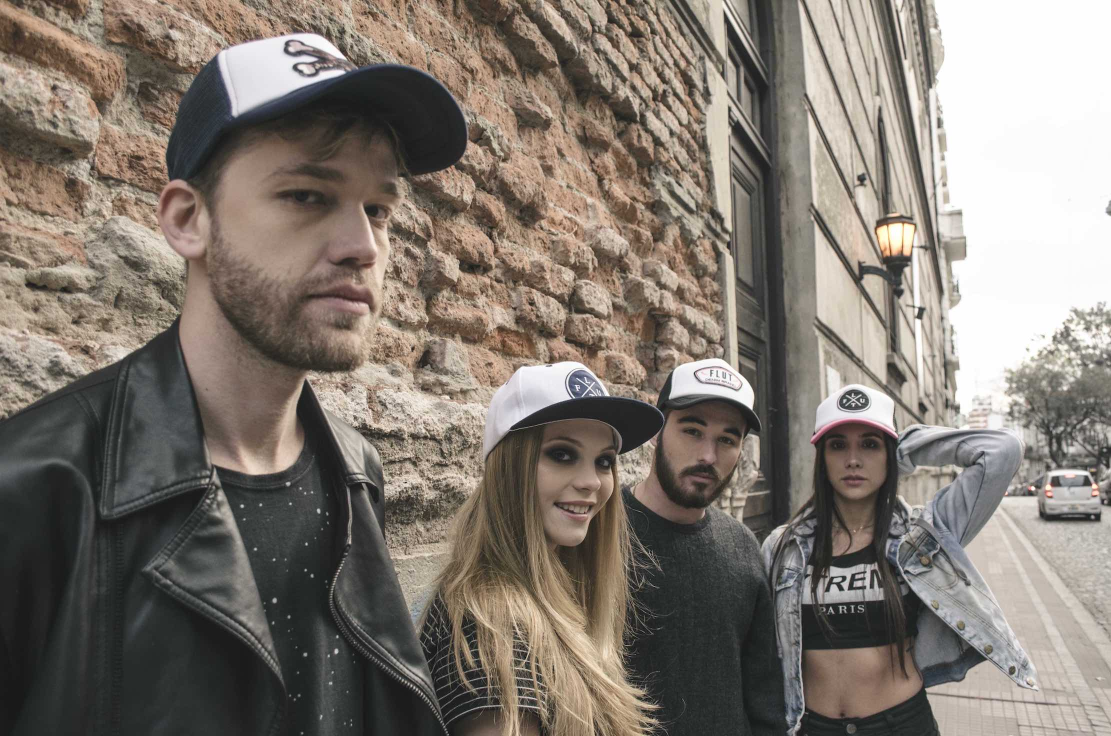
#> input picture OpenCV/content/1.jpg, 2222 x 1472 px, given in place of test.png, which was not available (shown at 1/2 size)
$ jupyter execute --allow-errors 'упражнение 12.ipynb'   (shell and % lines are left out)   (Python 2 division)   (text cells are left out)
#> lines starting #> are read from the running program, lines starting #| are printed output that depends on the picture; after the words box and inside, x2 and y2 are one past the last pixel; in counts of white or black regions, pixels touching at a corner belong together; long printed decimals are rounded; pictures that were not available may be replaced by others from this repository, and a replacement may not be noted
[cell 1]
import cv2
import numpy as np
from matplotlib import pyplot as plt
import matplotlib.image as mpimg
import matplotlib as mpl
from PIL import Image
mpl.rcParams['figure.dpi'] = 200

[cell 2]
img = cv2.imread('week6_pictures/test.png')
#> img is the input picture: shape (1472, 2222, 3); mean B, G, R 112.6, 120.8, 129
plt.axis('off')
plt.imshow(cv2.cvtColor(img, cv2.COLOR_BGR2RGB))

[cell 3]
img1 = cv2.cvtColor(img,cv2.COLOR_BGR2GRAY)
img1 = np.float32(img1)

[cell 4]
dst = cv2.cornerHarris(img1,10,3,0.04)
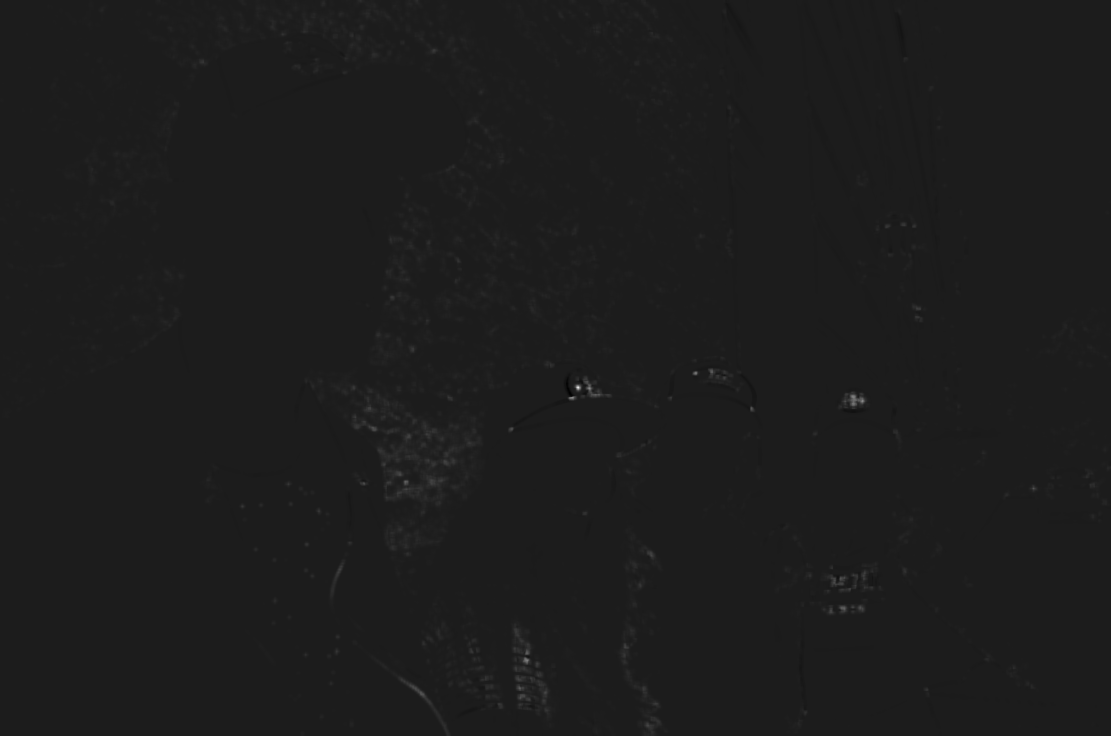
#> dst: shape (1472, 2222) float32 (shown at 1/2 size); min -2657156.5, max 21458788, mean 53452; drawn with min black and max white
plt.axis('off')
plt.imshow(dst, cmap='gray')

[cell 5]
dst = cv2.dilate(dst,None)
plt.axis('off')
plt.imshow(dst, cmap='gray')

[cell 6]
threshold = 0.01*dst.max()
#> threshold = 214587.9
img[dst>threshold]=[255,0,0]
#> img: shape (1472, 2222, 3); 8.79% of pixels changed, all inside (x1, y1, x2, y2) = (1, 0, 2222, 1472)
#[255,0,0] - области углов выделятся синим, [0,255,0] - зелёным, [0,0,255] - красным,
#[0,0,0] - чёрным, [255,255,255] - белым
plt.axis('off')
plt.imshow(img, cmap='gray')

[cell 7]
img = cv2.imread('week6_pictures/test.png')
gray = cv2.cvtColor(img,cv2.COLOR_BGR2GRAY)

[cell 8]
corners = cv2.goodFeaturesToTrack(gray, 6, 0.01, 5)
#> corners = [[813, 964], [746, 857], [1159, 776], [1722, 798], [1155, 773], [1179, 789]]
corners = np.int0(corners) # преобразуем в целые
for i in corners:
    x, y = i.ravel() # определяем координаты угла
    cv2.circle(img, (x, y), 5, [0,0,0], -1) # рисуем круг на исходном изображении, в указанном месте,
#> this loop made 6 passes
#> img: shape (1472, 2222, 3); 0.01% of pixels changed, all inside (x1, y1, x2, y2) = (741, 768, 1728, 970)
                                        # указанного радиуса (5), цвета с заливкой (-1)
plt.axis('off')
plt.imshow(cv2.cvtColor(img, cv2.COLOR_BGR2RGB))

[cell 9]
mpl.rcParams['figure.dpi'] = 100

[cell 10]
img = cv2.imread("week6_pictures/road.jpeg")
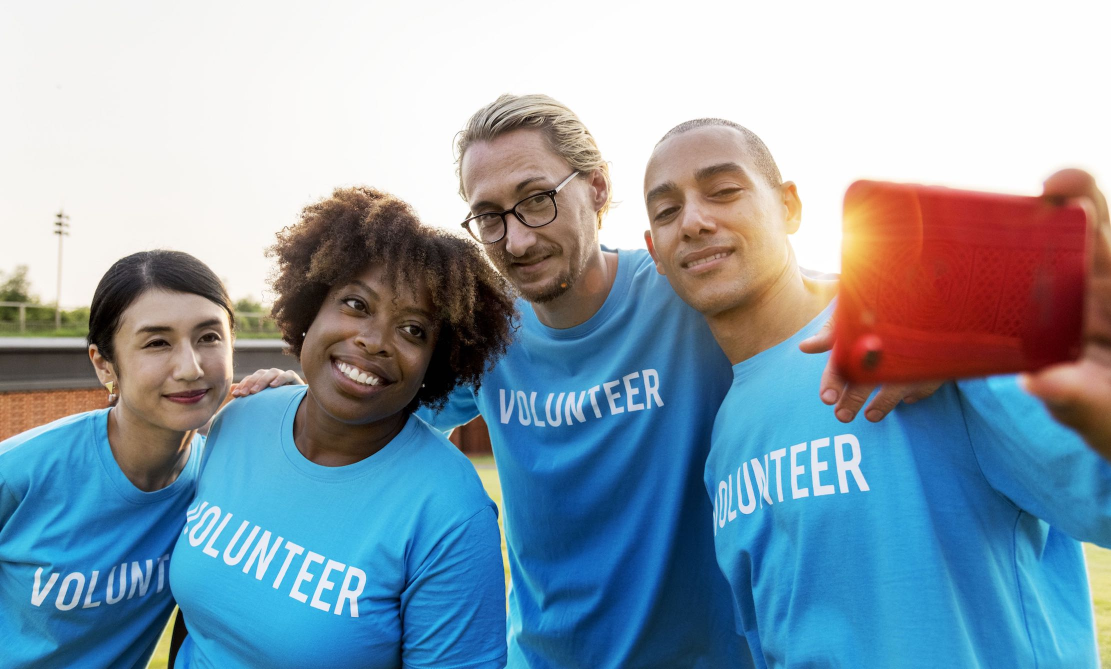
#> input picture OpenCV/content/10.jpg, 2222 x 1338 px, given in place of road.jpeg, which was not available (shown at 1/2 size)
#> img is the input picture: shape (1338, 2222, 3); mean B, G, R 172.3, 157.2, 137
plt.axis('off')
plt.imshow(cv2.cvtColor(img, cv2.COLOR_BGR2RGB))

[cell 11]
gray = cv2.cvtColor(img, cv2.COLOR_BGR2GRAY)

[cell 12]
edges = cv2.Canny(gray, 150, 300)
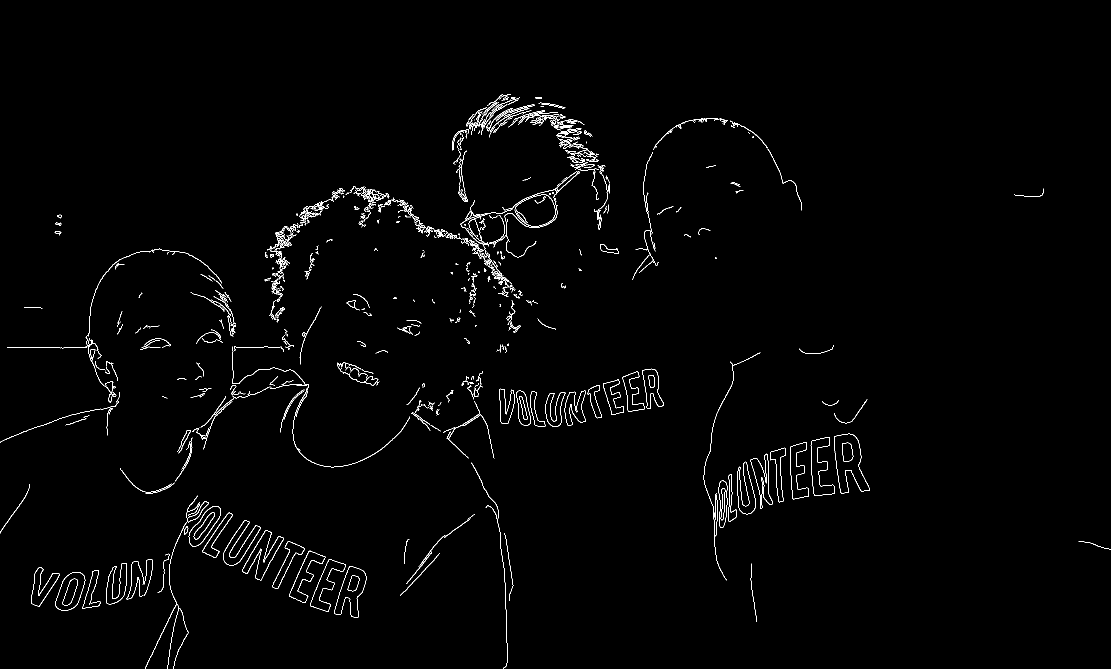
#> edges: shape (1338, 2222) (shown at 1/2 size); 1.2% white in thin lines or dots, all inside (x1, y1, x2, y2) = (0, 188, 2222, 1338)
plt.axis('off')
plt.imshow(edges, cmap='gray')

[cell 13]
lines = cv2.HoughLinesP(edges, rho=1.0,theta=np.pi/180,threshold=20,minLineLength=30,maxLineGap=10)
#> lines = 447 rows, first 6: [1003, 1105, 1011, 1175], [290, 1335, 353, 1206], [464, 694, 575, 694], [932, 251, 1018, 189], [962, 251, 1025, 216], [930, 845, 960, 830]
line_img = np.zeros((img.shape[0], img.shape[1], 3), dtype=np.uint8) #создание пустого изображение с той же длиной, высотой, спектром цветов как у img
line_color = [0, 255, 0]
line_thickness = 2
dot_color = [0, 255, 0]
dot_size = 3

for line in lines: #цикл задаёт отрезки
    for x1, y1, x2, y2 in line:
        cv2.line(line_img, (x1, y1), (x2, y2), line_color, line_thickness)
        cv2.circle(line_img, (x1, y1), dot_size, dot_color, -1)
        cv2.circle(line_img, (x2, y2), dot_size, dot_color, -1)
#> this loop made 447 passes
final = cv2.addWeighted(img, 0.8, line_img, 1.0, 0.0)
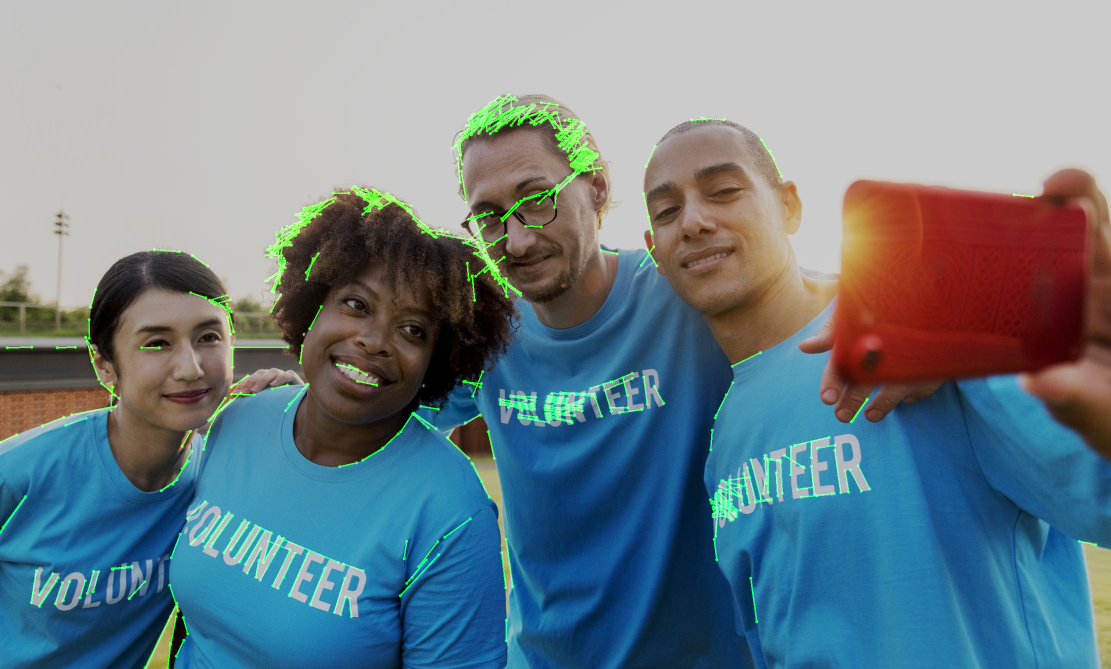
#> final: shape (1338, 2222, 3) (shown at 1/2 size); mean B, G, R 137.8, 128.5, 109.5
#накладываем изображение с отрезками на начальное изображение
# 0.8 - alpha(задаёт вес первого изображения)
# 1.0 - beta(задаёт вес второго изображения)
# 0.0 - gamma(скалярная величина добавляемая к каждому изображению)
# Формула addWeighted: final = img*alpha + line_iplt.axis('off')
plt.axis('off')
plt.imshow(cv2.cvtColor(final, cv2.COLOR_BGR2RGB))

[cell 14]
img = cv2.imread('week6_pictures/Lena.jpg', cv2.IMREAD_GRAYSCALE)
#> img: shape (1338, 2222); min 0, max 255, mean 152.9
plt.axis('off')
plt.imshow(img, cmap='gray')

[cell 15]
sift = cv2.xfeatures2d.SIFT_create()
kp, des = sift.detectAndCompute(img, None)
#> kp = 4013 keypoints; strongest (x, y, size): (607, 669, 3.2), (847, 771, 3.2), (237, 580, 62.5), (362, 550, 62.2)
for i in range(0,3):
  print("SIFT Keypoint:",i)
  print("Координаты ",kp[i].pt,"Размер ", kp[i].size, "Угол ", kp[i].angle)
#> this loop made 3 passes
#| Координаты  (6.296, 968.208) Размер  4.315 Угол  238.550
#| Координаты  (8.473, 883.550) Размер  5.884 Угол  65.965
#| Координаты  (9.795, 583.472) Размер  5.271 Угол  241.254

[cell 16]
img_kp = cv2.drawKeypoints(img,kp,np.array([]),[255,0,0],cv2.DRAW_MATCHES_FLAGS_DRAW_RICH_KEYPOINTS)
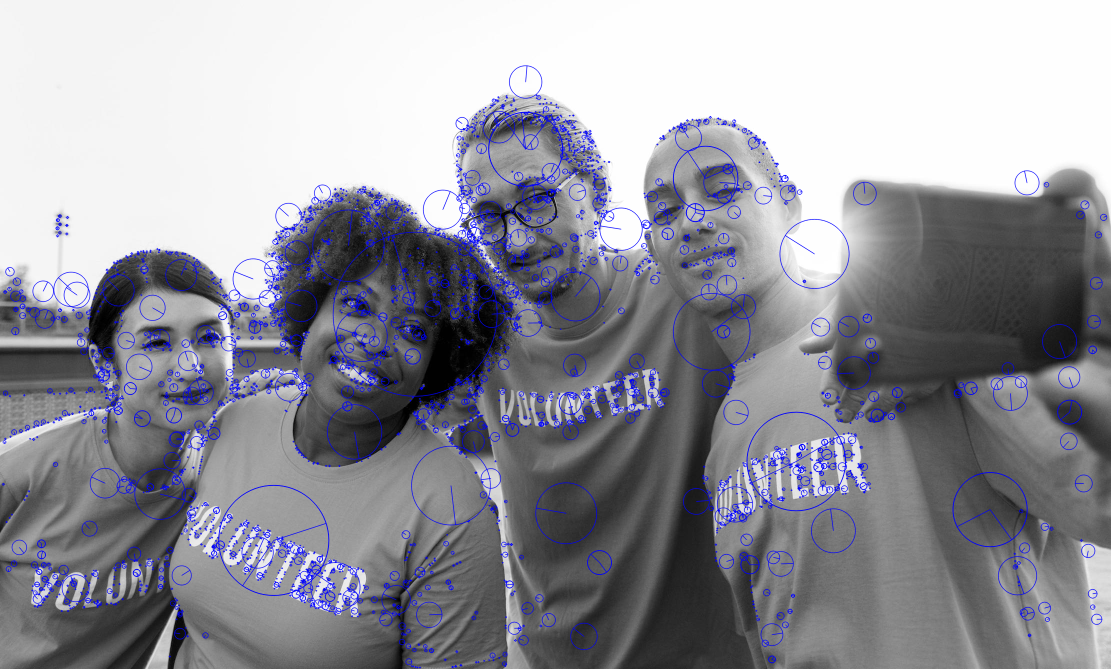
#> img_kp: shape (1338, 2222, 3) (shown at 1/2 size); mean of channels 0, 1, 2 157, 148.5, 148.5; drawn as B, G, R
plt.axis('off')
plt.imshow(img_kp, cmap='gray')
